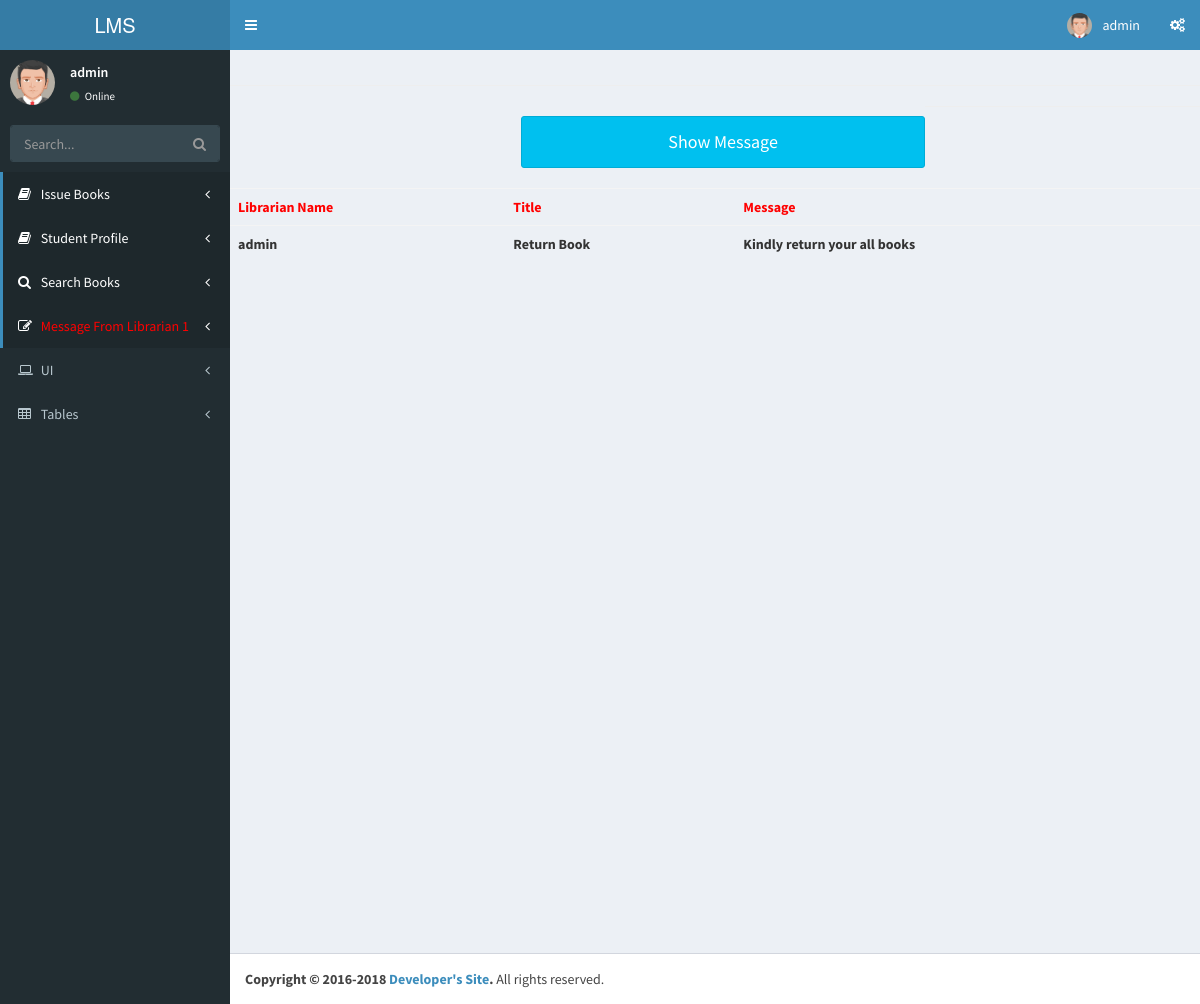
Screenshot of /student/message_from_librarian.php (signed in) with the database file from the repository.
### tables this page shows
CREATE TABLE `messages` (
  `id` int(11) NOT NULL,
  `std_name` varchar(50) NOT NULL,
  `librarian_name` varchar(50) NOT NULL,
  `title` varchar(100) NOT NULL,
  `msg` varchar(200) NOT NULL,
  `std_read` varchar(20) NOT NULL
);

### student/message_from_librarian.php (the view, shortened to what this page needs)
<?php include 'header.php';?>
<?php include 'connection.php';?>
<hr>
<h4 class="alert alert-info col-sm-5" style="margin-left:30%; text-align: center;">Show Message</h4>
<hr>
<table class="table table-borderd table-hover">
    <tr>
    <th style="color: red;">Librarian Name</th>
    <th style="color:red;">Title</th>
    <th style="color: red;">Message</th>
    </tr>
    <?php
    $res=mysqli_query($link,"SELECT * FROM messages WHERE std_name='$_SESSION[username]' ORDER BY id DESC");
    while ($rows= mysqli_fetch_array($res)){
        echo '<tr>';
        echo'<td>'; echo '<b>'; echo $rows['librarian_name']; '</td>';
        echo'<td>';  echo '<b>'; echo $rows['title']; '</td>';
        echo'<td>';  echo '<b>';echo $rows['msg']; '</td>';
        echo'</tr>';
    }
    ?>
</table>
<?php include 'footer.php';?>

### rows the page displays
messages: librarian_name "admin", title "Return Book", msg "Kindly return your all books"

### other values shown
$_SESSION['username'] "admin"
$std_read "1"
